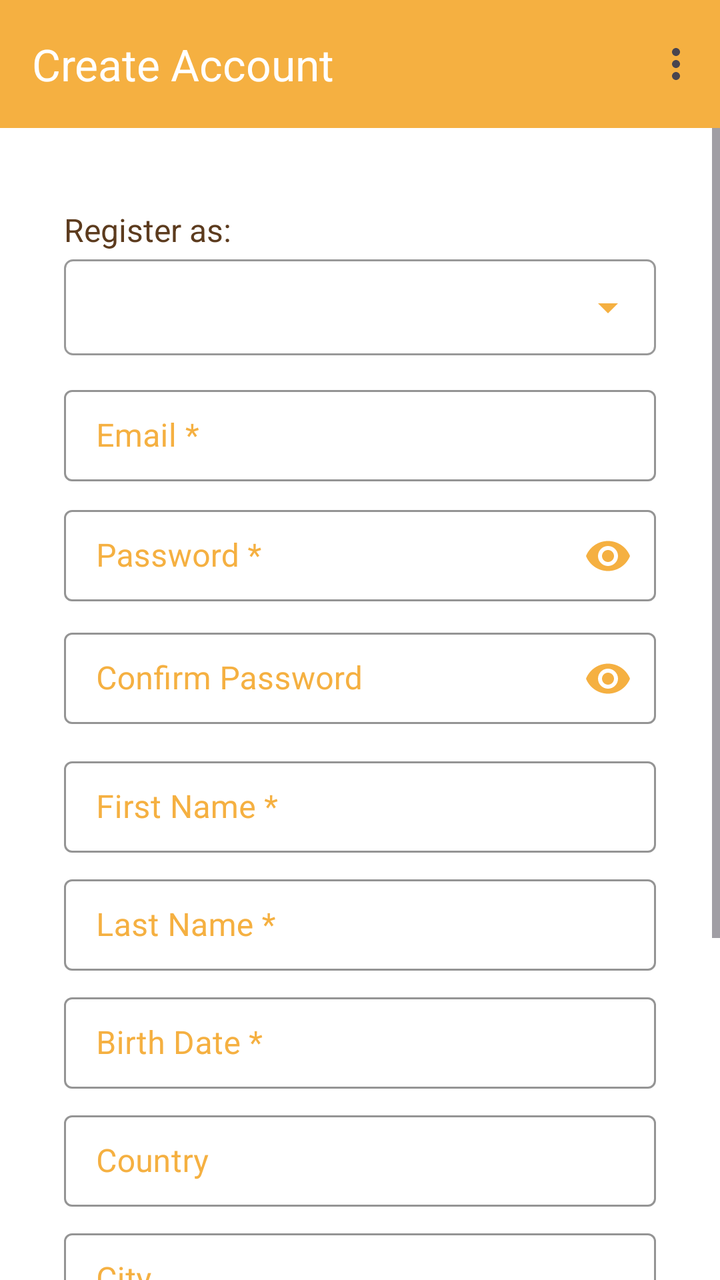
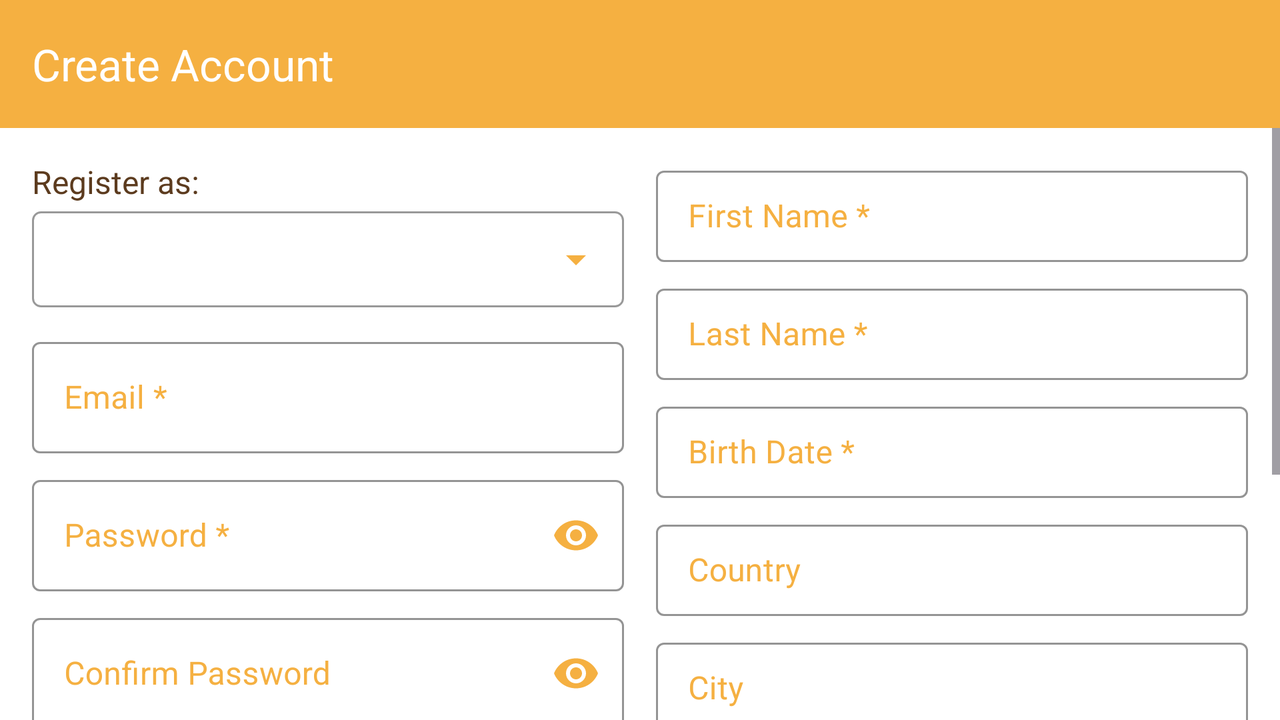

One screen, two layout resources from the same app: the default and the repository's alternative for another configuration. Each is rendered where Android would select it; the XML of both is given below.
<!-- AndroidManifest.xml: application theme Theme.ReferMyPet -->
<!-- res/layout/activity_registration.xml -->
<?xml version="1.0" encoding="utf-8"?>
<androidx.constraintlayout.widget.ConstraintLayout
    xmlns:android="http://schemas.android.com/apk/res/android"
    xmlns:app="http://schemas.android.com/apk/res-auto"
    xmlns:tools="http://schemas.android.com/tools"
    android:fitsSystemWindows="true"
    android:layout_width="match_parent"
    android:layout_height="match_parent"
    android:background="@color/white">

  <com.google.android.material.appbar.MaterialToolbar
      android:id="@+id/toolbar_reg"
      android:layout_width="match_parent"
      android:layout_height="?attr/actionBarSize"
      app:title="@string/create_account"
      android:background="@color/pet_gold"
      app:menu="@menu/top_app_bar"
      app:titleTextColor="@color/white"
      app:navigationIcon="@drawable/ic_arrow_back"
      app:navigationIconTint="@color/white"
      app:layout_constraintTop_toTopOf="parent" />

    <ScrollView android:layout_width="match_parent"
        android:layout_height="@dimen/zero"
        android:fillViewport="true"
        app:layout_constraintTop_toBottomOf="@id/toolbar_reg"
        app:layout_constraintBottom_toBottomOf="parent">

    <androidx.constraintlayout.widget.ConstraintLayout
        android:layout_width="match_parent"
        android:layout_height="wrap_content"
        android:padding="@dimen/outer_padding">

      <LinearLayout
          android:id="@+id/registration_form_container"
          android:layout_width="match_parent"
          android:layout_height="wrap_content"
          android:layout_marginTop="8dp"
          android:orientation="vertical"
          app:layout_constraintEnd_toEndOf="parent"
          app:layout_constraintHorizontal_bias="0.0"
          app:layout_constraintStart_toStartOf="parent"
          app:layout_constraintTop_toTopOf="parent"
          app:layout_constraintWidth_max="@dimen/max_input_width">

        <TextView
            android:layout_width="wrap_content"
            android:layout_height="wrap_content"
            android:layout_marginBottom="@dimen/margin_label_small"
            android:text="@string/register_as"
            android:textColor="@color/dark_brown"
            android:textSize="@dimen/text_size_default" />

        <Spinner
            android:id="@+id/spinner_user_type"
            android:layout_width="match_parent"
            android:layout_height="@dimen/margin_big"
            android:layout_marginBottom="@dimen/section_margin_bottom"
            android:background="@drawable/spinner_background"
            android:paddingStart="@dimen/field_margin_bottom" />

        <com.google.android.material.textfield.TextInputLayout
            style="@style/PetInputLayout"
            android:layout_width="match_parent"
            android:layout_height="wrap_content"
            android:layout_marginBottom="@dimen/field_margin_bottom">

          <com.google.android.material.textfield.TextInputEditText
              android:id="@+id/et_reg_email"
              android:layout_width="match_parent"
              android:layout_height="wrap_content"
              android:hint="@string/email_req"
              android:inputType="textEmailAddress"
              android:paddingVertical="@dimen/input_vertical_padding" />
        </com.google.android.material.textfield.TextInputLayout>

        <com.google.android.material.textfield.TextInputLayout
            style="@style/PetInputLayout"
            android:layout_width="match_parent"
            android:layout_height="wrap_content"
            android:layout_marginBottom="@dimen/field_margin_bottom"
            app:passwordToggleEnabled="true">

          <com.google.android.material.textfield.TextInputEditText
              android:id="@+id/et_reg_password"
              android:layout_width="match_parent"
              android:layout_height="wrap_content"
              android:hint="@string/password_req"
              android:inputType="textPassword"
              android:paddingVertical="@dimen/input_vertical_padding" />
        </com.google.android.material.textfield.TextInputLayout>

        <com.google.android.material.textfield.TextInputLayout
            style="@style/PetInputLayout"
            android:layout_width="match_parent"
            android:layout_height="wrap_content"
            android:layout_marginBottom="@dimen/section_margin_bottom"
            app:passwordToggleEnabled="true">

          <com.google.android.material.textfield.TextInputEditText
              android:id="@+id/et_reg_confirm"
              android:layout_width="match_parent"
              android:layout_height="wrap_content"
              android:hint="@string/confirm_password"
              android:inputType="textPassword"
              android:paddingVertical="@dimen/input_vertical_padding" />
        </com.google.android.material.textfield.TextInputLayout>

        <include
            android:id="@+id/include_person"
            layout="@layout/layout_registration_person"
            android:visibility="visible" />

        <include
            android:id="@+id/include_hotel"
            layout="@layout/layout_registration_hotel"
            android:visibility="gone" />

        <Button
            android:id="@+id/btn_reg_submit"
            android:layout_width="match_parent"
            android:layout_height="wrap_content"
            android:layout_marginTop="@dimen/margin_top"
            android:backgroundTint="@color/pet_gold"
            android:paddingVertical="@dimen/section_margin_bottom"
            android:text="@string/submit" />

      </LinearLayout>
    </androidx.constraintlayout.widget.ConstraintLayout>
  </ScrollView>
</androidx.constraintlayout.widget.ConstraintLayout>
<!-- res/layout/layout_registration_person.xml (included above) -->
<?xml version="1.0" encoding="utf-8"?>
<LinearLayout xmlns:android="http://schemas.android.com/apk/res/android"
    android:layout_width="match_parent"
    android:layout_height="wrap_content"
    android:orientation="vertical">

    <com.google.android.material.textfield.TextInputLayout style="@style/PetInputLayout"
        android:layout_width="match_parent"
        android:layout_height="wrap_content"
        android:layout_marginBottom="@dimen/field_margin_bottom">
        <com.google.android.material.textfield.TextInputEditText
            android:id="@+id/et_p_first_name"
            android:layout_width="match_parent"
            android:layout_height="wrap_content"
            android:hint="@string/first_name"
            android:paddingVertical="@dimen/input_vertical_padding" />
    </com.google.android.material.textfield.TextInputLayout>

    <com.google.android.material.textfield.TextInputLayout style="@style/PetInputLayout"
        android:layout_width="match_parent"
        android:layout_height="wrap_content"
        android:layout_marginBottom="@dimen/field_margin_bottom">
        <com.google.android.material.textfield.TextInputEditText
            android:id="@+id/et_p_last_name"
            android:layout_width="match_parent"
            android:layout_height="wrap_content"
            android:hint="@string/last_name"
            android:paddingVertical="@dimen/input_vertical_padding" />
    </com.google.android.material.textfield.TextInputLayout>

    <com.google.android.material.textfield.TextInputLayout style="@style/PetInputLayout"
        android:layout_width="match_parent"
        android:layout_height="wrap_content"
        android:layout_marginBottom="@dimen/field_margin_bottom">
        <com.google.android.material.textfield.TextInputEditText
            android:id="@+id/et_p_birth_date"
            android:layout_width="match_parent"
            android:layout_height="wrap_content"
            android:hint="@string/birth_date"
            android:inputType="none"
            android:focusable="false"
            android:cursorVisible="false"
            android:paddingVertical="@dimen/input_vertical_padding" />
    </com.google.android.material.textfield.TextInputLayout>

    <com.google.android.material.textfield.TextInputLayout style="@style/PetInputLayout"
        android:layout_width="match_parent"
        android:layout_height="wrap_content"
        android:layout_marginBottom="@dimen/field_margin_bottom">
        <com.google.android.material.textfield.TextInputEditText
            android:id="@+id/et_p_country"
            android:layout_width="match_parent"
            android:layout_height="wrap_content"
            android:hint="@string/country"
            android:paddingVertical="@dimen/input_vertical_padding" />
    </com.google.android.material.textfield.TextInputLayout>

    <com.google.android.material.textfield.TextInputLayout style="@style/PetInputLayout"
        android:layout_width="match_parent"
        android:layout_height="wrap_content"
        android:layout_marginBottom="@dimen/field_margin_bottom">
        <com.google.android.material.textfield.TextInputEditText
            android:id="@+id/et_p_city"
            android:layout_width="match_parent"
            android:layout_height="wrap_content"
            android:hint="@string/city"
            android:paddingVertical="@dimen/input_vertical_padding" />
    </com.google.android.material.textfield.TextInputLayout>

    <com.google.android.material.textfield.TextInputLayout style="@style/PetInputLayout"
        android:layout_width="match_parent"
        android:layout_height="wrap_content"
        android:layout_marginBottom="@dimen/field_margin_bottom">
        <com.google.android.material.textfield.TextInputEditText
            android:id="@+id/et_p_street"
            android:layout_width="match_parent"
            android:layout_height="wrap_content"
            android:hint="@string/street_address"
            android:paddingVertical="@dimen/input_vertical_padding" />
    </com.google.android.material.textfield.TextInputLayout>

    <com.google.android.material.textfield.TextInputLayout style="@style/PetInputLayout"
        android:layout_width="match_parent"
        android:layout_height="wrap_content">
        <com.google.android.material.textfield.TextInputEditText
            android:id="@+id/et_p_phone"
            android:layout_width="match_parent"
            android:layout_height="wrap_content"
            android:hint="@string/phone"
            android:inputType="phone"
            android:paddingVertical="@dimen/input_vertical_padding" />
    </com.google.android.material.textfield.TextInputLayout>
</LinearLayout>
<!-- res/layout/layout_registration_hotel.xml (included above) -->
<?xml version="1.0" encoding="utf-8"?>
<ScrollView xmlns:android="http://schemas.android.com/apk/res/android"
    xmlns:app="http://schemas.android.com/apk/res-auto"
    android:layout_width="match_parent"
    android:layout_height="match_parent"
    android:fillViewport="true" >

    <LinearLayout
        android:layout_width="match_parent"
        android:layout_height="wrap_content"
        android:gravity="center_horizontal"
        android:orientation="vertical">

        <LinearLayout
            android:layout_width="match_parent"
            android:layout_height="wrap_content"
            android:maxWidth="600dp"
            android:orientation="vertical">


            <com.google.android.material.textfield.TextInputLayout
                style="@style/PetInputLayout"
                android:layout_width="match_parent"
                android:layout_height="wrap_content"
                android:layout_marginBottom="@dimen/field_margin_bottom">
                <com.google.android.material.textfield.TextInputEditText
                    android:id="@+id/et_h_name"
                    android:layout_width="match_parent"
                    android:layout_height="wrap_content"
                    android:hint="@string/hotel_name"
                    android:textColor="@color/brown"
                    android:paddingVertical="@dimen/input_vertical_padding" />
            </com.google.android.material.textfield.TextInputLayout>

            <Button
                android:id="@+id/btn_search_hotel"
                android:layout_width="wrap_content"
                android:layout_height="wrap_content"
                android:text="@string/search_hotel"
                android:layout_gravity="end"
                android:backgroundTint="@color/pet_gold"
                android:textColor="@android:color/white"/>

            <ProgressBar
                android:id="@+id/pb_loading"
                android:layout_width="wrap_content"
                android:layout_height="wrap_content"
                android:layout_gravity="center"
                android:visibility="gone" />

            <com.google.android.material.textfield.TextInputLayout
                style="@style/PetInputLayout"
                android:layout_width="match_parent"
                android:layout_height="wrap_content"
                android:layout_marginBottom="@dimen/field_margin_bottom">
                <com.google.android.material.textfield.TextInputEditText
                    android:id="@+id/et_h_chain"
                    android:layout_width="match_parent"
                    android:layout_height="wrap_content"
                    android:hint="@string/chain_name"
                    android:textColor="@color/brown"
                    android:paddingVertical="@dimen/input_vertical_padding" />
            </com.google.android.material.textfield.TextInputLayout>

            <com.google.android.material.textfield.TextInputLayout style="@style/PetInputLayout"
                android:layout_width="match_parent" android:layout_height="wrap_content"
                android:layout_marginBottom="@dimen/field_margin_bottom">
                <com.google.android.material.textfield.TextInputEditText
                    android:id="@+id/et_h_country"
                    android:layout_width="match_parent" android:layout_height="wrap_content"
                    android:hint="@string/country" android:textColor="@color/brown" />
            </com.google.android.material.textfield.TextInputLayout>

            <com.google.android.material.textfield.TextInputLayout style="@style/PetInputLayout"
                android:layout_width="match_parent" android:layout_height="wrap_content"
                android:layout_marginBottom="@dimen/field_margin_bottom">
                <com.google.android.material.textfield.TextInputEditText
                    android:id="@+id/et_h_city"
                    android:layout_width="match_parent" android:layout_height="wrap_content"
                    android:hint="@string/city" android:textColor="@color/brown" />
            </com.google.android.material.textfield.TextInputLayout>

            <com.google.android.material.textfield.TextInputLayout style="@style/PetInputLayout"
                android:layout_width="match_parent" android:layout_height="wrap_content"
                android:layout_marginBottom="@dimen/field_margin_bottom">
                <com.google.android.material.textfield.TextInputEditText
                    android:id="@+id/et_h_postal"
                    android:layout_width="match_parent" android:layout_height="wrap_content"
                    android:hint="@string/postal_code" android:textColor="@color/brown" />
            </com.google.android.material.textfield.TextInputLayout>

            <com.google.android.material.textfield.TextInputLayout style="@style/PetInputLayout"
                android:layout_width="match_parent" android:layout_height="wrap_content"
                android:layout_marginBottom="@dimen/field_margin_bottom">
                <com.google.android.material.textfield.TextInputEditText
                    android:id="@+id/et_h_street"
                    android:layout_width="match_parent" android:layout_height="wrap_content"
                    android:hint="@string/street_address" android:textColor="@color/brown" />
            </com.google.android.material.textfield.TextInputLayout>

            <com.google.android.material.textfield.TextInputLayout style="@style/PetInputLayout"
                android:layout_width="match_parent" android:layout_height="wrap_content"
                android:layout_marginBottom="@dimen/field_margin_bottom">
                <com.google.android.material.textfield.TextInputEditText
                    android:id="@+id/et_h_phone_p"
                    android:layout_width="match_parent" android:layout_height="wrap_content"
                    android:hint="@string/primary_phone" android:inputType="phone" android:textColor="@color/brown" />
            </com.google.android.material.textfield.TextInputLayout>

            <com.google.android.material.textfield.TextInputLayout style="@style/PetInputLayout"
                android:layout_width="match_parent" android:layout_height="wrap_content"
                android:layout_marginBottom="16dp">
                <com.google.android.material.textfield.TextInputEditText
                    android:id="@+id/et_h_desc"
                    android:layout_width="match_parent" android:layout_height="wrap_content"
                    android:hint="@string/description" android:inputType="textMultiLine"
                    android:lines="3" android:textColor="@color/brown" />
            </com.google.android.material.textfield.TextInputLayout>

        </LinearLayout>
    </LinearLayout>
</ScrollView>
<!-- resources referenced by this layout -->
<resources>
  <color name="brown">#3A2F1F</color>
  <color name="dark_brown">#5C3B1E</color>
  <color name="pet_gold">#F5B041</color>
  <color name="white">#FFFFFFFF</color>
  <dimen name="field_margin_bottom">8dp</dimen>
  <dimen name="input_vertical_padding">12dp</dimen>
  <dimen name="margin_big">48dp</dimen>
  <dimen name="margin_label_small">4dp</dimen>
  <dimen name="margin_top">20dp</dimen>
  <dimen name="max_input_width">400dp</dimen>
  <dimen name="outer_padding">32dp</dimen>
  <dimen name="section_margin_bottom">12dp</dimen>
  <dimen name="text_size_default">16sp</dimen>
  <dimen name="zero">0dp</dimen>
  <!-- drawable spinner_background (drawable) -->
  <?xml version="1.0" encoding="utf-8"?>
  <layer-list xmlns:android="http://schemas.android.com/apk/res/android">
      <item>
          <shape>
              <solid android:color="@color/white" />
              <stroke android:width="1dp" android:color="@color/border_color" />
              <corners android:radius="4dp" />
          </shape>
      </item>
      <item android:gravity="end|center_vertical" android:right="12dp">
          <vector android:width="24dp" android:height="24dp" android:viewportWidth="24" android:viewportHeight="24">
              <path android:fillColor="@color/pet_gold" android:pathData="M7,10l5,5l5,-5z"/>
          </vector>
      </item>
  </layer-list>
  <string name="birth_date">Birth Date *</string>
  <string name="chain_name">Chain Name</string>
  <string name="city">City</string>
  <string name="confirm_password">Confirm Password</string>
  <string name="country">Country</string>
  <string name="create_account">Create Account</string>
  <string name="description">Description</string>
  <string name="email_req">Email *</string>
  <string name="first_name">First Name *</string>
  <string name="hotel_name">Hotel Name *</string>
  <string name="last_name">Last Name *</string>
  <string name="password_req">Password *</string>
  <string name="phone">Phone</string>
  <string name="postal_code">Postal Code</string>
  <string name="primary_phone">Primary Phone</string>
  <string name="register_as">Register as:</string>
  <string name="search_hotel">Search Hotel</string>
  <string name="street_address">Street Address</string>
  <string name="submit">Submit</string>
  <style name="PetInputLayout" parent="Widget.MaterialComponents.TextInputLayout.OutlinedBox">
          <item name="hintTextColor">@color/pet_gold</item>
          <item name="boxStrokeColor">@color/dark_brown</item>
          <item name="colorPrimary">@color/pet_gold</item>
          <item name="android:textColorHint">@color/pet_gold</item>
          <item name="passwordToggleTint">@color/pet_gold</item>
      </style>
  <style name="Theme.ReferMyPet" parent="Base.Theme.ReferMyPet" />
  <color name="border_color">#66000000</color>
  <style name="Base.Theme.ReferMyPet" parent="Theme.Material3.DayNight.NoActionBar">
          
          
      </style>
</resources>
<!-- res/layout-land/activity_registration.xml (the repository's variant of the layout above) -->
<!-- drawn on the phone turned sideways -->
<?xml version="1.0" encoding="utf-8"?>
<androidx.constraintlayout.widget.ConstraintLayout
    xmlns:android="http://schemas.android.com/apk/res/android"
    xmlns:app="http://schemas.android.com/apk/res-auto"
    android:layout_width="match_parent"
    android:layout_height="match_parent"
    android:fitsSystemWindows="true"
    android:background="@color/white">

  <com.google.android.material.appbar.MaterialToolbar
      android:id="@+id/toolbar_reg"
      android:layout_width="match_parent"
      android:layout_height="?attr/actionBarSize"
      android:background="@color/pet_gold"
      app:title="@string/create_account"
      app:titleTextColor="@color/white"
      app:navigationIcon="@drawable/ic_arrow_back"
      app:navigationIconTint="@color/white"
      app:layout_constraintTop_toTopOf="parent" />

  <ScrollView
      android:layout_width="match_parent"
      android:layout_height="@dimen/zero"
      android:fillViewport="true"
      app:layout_constraintTop_toBottomOf="@id/toolbar_reg"
      app:layout_constraintBottom_toBottomOf="parent">

    <androidx.constraintlayout.widget.ConstraintLayout
        android:layout_width="match_parent"
        android:layout_height="wrap_content"
        android:padding="@dimen/margin_label">

      <androidx.constraintlayout.widget.Guideline
          android:id="@+id/guideline_vertical"
          android:layout_width="wrap_content"
          android:layout_height="wrap_content"
          android:orientation="vertical"
          app:layout_constraintGuide_percent="0.5" />

      <LinearLayout
          android:id="@+id/left_column"
          android:layout_width="@dimen/zero"
          android:layout_height="wrap_content"
          android:orientation="vertical"
          android:paddingEnd="@dimen/field_margin_bottom"
          app:layout_constraintStart_toStartOf="parent"
          app:layout_constraintEnd_toStartOf="@+id/guideline_vertical"
          app:layout_constraintTop_toTopOf="parent">

        <TextView
            android:layout_width="wrap_content"
            android:layout_height="wrap_content"
            android:text="@string/register_as"
            android:textColor="@color/dark_brown"
            android:textSize="@dimen/text_size_default"
            android:layout_marginBottom="@dimen/margin_label_small" />

        <Spinner
            android:id="@+id/spinner_user_type"
            android:layout_width="match_parent"
            android:layout_height="48dp"
            android:layout_marginBottom="12dp"
            android:background="@drawable/spinner_background"
            android:paddingStart="@dimen/field_margin_bottom" />

        <com.google.android.material.textfield.TextInputLayout
            style="@style/PetInputLayout"
            android:layout_width="match_parent"
            android:layout_height="wrap_content"
            android:layout_marginBottom="@dimen/field_margin_bottom">
          <com.google.android.material.textfield.TextInputEditText
              android:id="@+id/et_reg_email"
              android:layout_width="match_parent"
              android:layout_height="wrap_content"
              android:hint="@string/email_req"
              android:inputType="textEmailAddress" />
        </com.google.android.material.textfield.TextInputLayout>

        <com.google.android.material.textfield.TextInputLayout
            style="@style/PetInputLayout"
            android:layout_width="match_parent"
            android:layout_height="wrap_content"
            app:passwordToggleEnabled="true"
            android:layout_marginBottom="@dimen/field_margin_bottom">
          <com.google.android.material.textfield.TextInputEditText
              android:id="@+id/et_reg_password"
              android:layout_width="match_parent"
              android:layout_height="wrap_content"
              android:hint="@string/password_req"
              android:inputType="textPassword" />
        </com.google.android.material.textfield.TextInputLayout>

        <com.google.android.material.textfield.TextInputLayout
            style="@style/PetInputLayout"
            android:layout_width="match_parent"
            android:layout_height="wrap_content"
            app:passwordToggleEnabled="true">
          <com.google.android.material.textfield.TextInputEditText
              android:id="@+id/et_reg_confirm"
              android:layout_width="match_parent"
              android:layout_height="wrap_content"
              android:hint="@string/confirm_password"
              android:inputType="textPassword" />
        </com.google.android.material.textfield.TextInputLayout>
      </LinearLayout>

      <LinearLayout
          android:id="@+id/right_column"
          android:layout_width="@dimen/zero"
          android:layout_height="wrap_content"
          android:orientation="vertical"
          android:paddingStart="@dimen/field_margin_bottom"
          app:layout_constraintEnd_toEndOf="parent"
          app:layout_constraintHorizontal_bias="1.0"
          app:layout_constraintStart_toEndOf="@+id/guideline_vertical"
          app:layout_constraintTop_toTopOf="parent">

        <include
            android:id="@+id/include_person"
            layout="@layout/layout_registration_person"
            android:visibility="visible" />

        <include
            android:id="@+id/include_hotel"
            layout="@layout/layout_registration_hotel"
            android:visibility="gone" />
      </LinearLayout>

      <Button
          android:id="@+id/btn_reg_submit"
          android:layout_width="@dimen/zero"
          android:layout_height="wrap_content"
          android:text="@string/submit"
          android:backgroundTint="@color/pet_gold"
          android:layout_marginTop="@dimen/margin_top"
          app:layout_constraintTop_toBottomOf="@id/right_column"
          app:layout_constraintStart_toStartOf="parent"
          app:layout_constraintEnd_toEndOf="parent"
          app:layout_constraintWidth_max="@dimen/max_input_width" />

    </androidx.constraintlayout.widget.ConstraintLayout>
  </ScrollView>
</androidx.constraintlayout.widget.ConstraintLayout>
<!-- resources referenced by the variant -->
<!-- as the phone turned sideways resolves them -->
<resources>
  <color name="brown">#3A2F1F</color>
  <color name="dark_brown">#5C3B1E</color>
  <color name="pet_gold">#F5B041</color>
  <color name="white">#FFFFFFFF</color>
  <dimen name="field_margin_bottom">8dp</dimen>
  <dimen name="input_vertical_padding">12dp</dimen>
  <dimen name="margin_label">16dp</dimen>
  <dimen name="margin_label_small">4dp</dimen>
  <dimen name="margin_top">20dp</dimen>
  <dimen name="max_input_width">400dp</dimen>
  <dimen name="text_size_default">16sp</dimen>
  <dimen name="zero">0dp</dimen>
  <!-- drawable spinner_background (drawable) -->
  <?xml version="1.0" encoding="utf-8"?>
  <layer-list xmlns:android="http://schemas.android.com/apk/res/android">
      <item>
          <shape>
              <solid android:color="@color/white" />
              <stroke android:width="1dp" android:color="@color/border_color" />
              <corners android:radius="4dp" />
          </shape>
      </item>
      <item android:gravity="end|center_vertical" android:right="12dp">
          <vector android:width="24dp" android:height="24dp" android:viewportWidth="24" android:viewportHeight="24">
              <path android:fillColor="@color/pet_gold" android:pathData="M7,10l5,5l5,-5z"/>
          </vector>
      </item>
  </layer-list>
  <string name="birth_date">Birth Date *</string>
  <string name="chain_name">Chain Name</string>
  <string name="city">City</string>
  <string name="confirm_password">Confirm Password</string>
  <string name="country">Country</string>
  <string name="create_account">Create Account</string>
  <string name="description">Description</string>
  <string name="email_req">Email *</string>
  <string name="first_name">First Name *</string>
  <string name="hotel_name">Hotel Name *</string>
  <string name="last_name">Last Name *</string>
  <string name="password_req">Password *</string>
  <string name="phone">Phone</string>
  <string name="postal_code">Postal Code</string>
  <string name="primary_phone">Primary Phone</string>
  <string name="register_as">Register as:</string>
  <string name="search_hotel">Search Hotel</string>
  <string name="street_address">Street Address</string>
  <string name="submit">Submit</string>
  <style name="PetInputLayout" parent="Widget.MaterialComponents.TextInputLayout.OutlinedBox">
          <item name="hintTextColor">@color/pet_gold</item>
          <item name="boxStrokeColor">@color/dark_brown</item>
          <item name="colorPrimary">@color/pet_gold</item>
          <item name="android:textColorHint">@color/pet_gold</item>
          <item name="passwordToggleTint">@color/pet_gold</item>
      </style>
  <style name="Theme.ReferMyPet" parent="Base.Theme.ReferMyPet" />
  <color name="border_color">#66000000</color>
  <style name="Base.Theme.ReferMyPet" parent="Theme.Material3.DayNight.NoActionBar">
          
          
      </style>
</resources>
